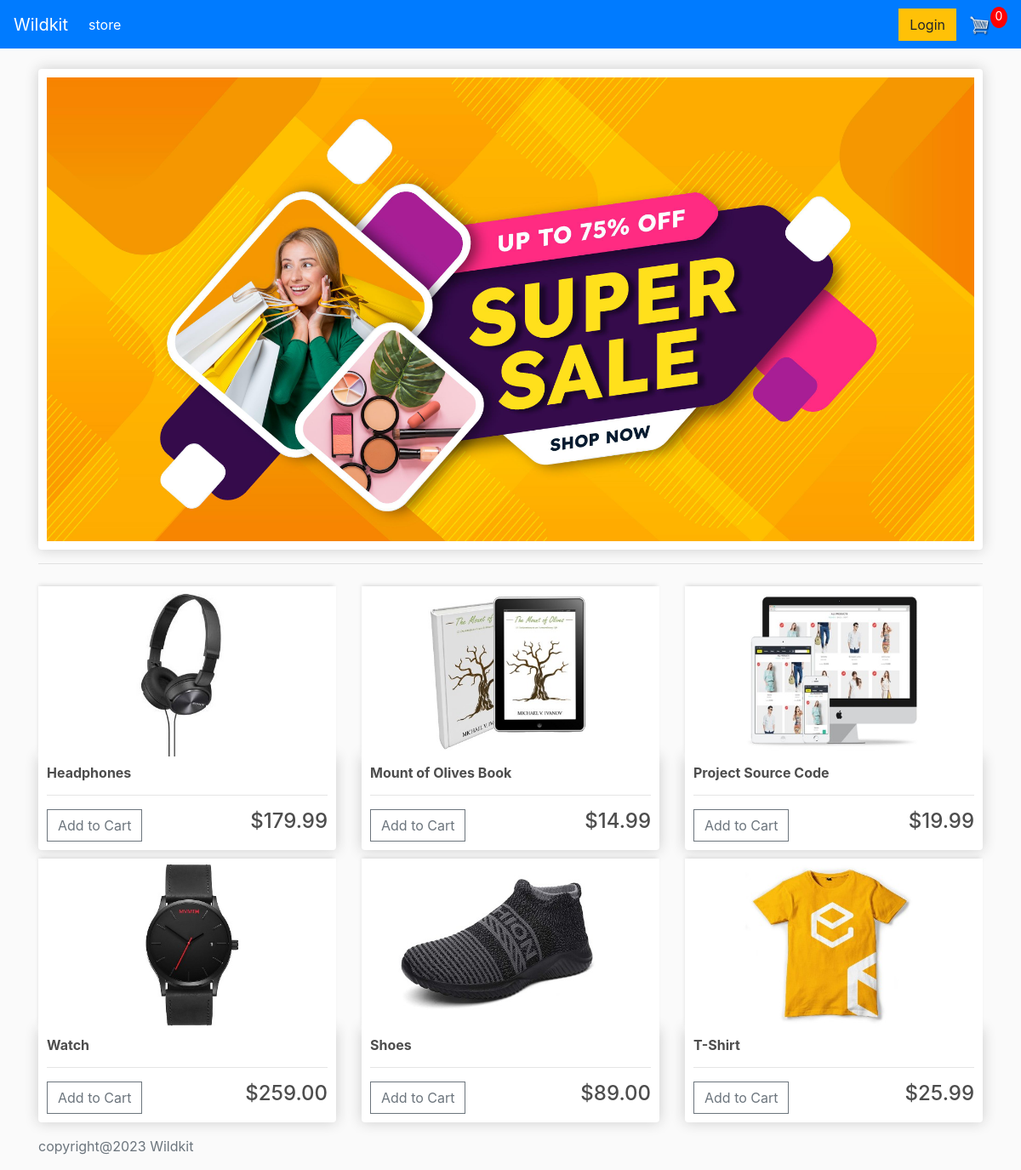
The page / on the database its author committed.
### store/models.py (models this page shows, shortened)
class Product(models.Model):
    name = models.CharField(max_length=200,null=True)
    price = models.DecimalField(max_digits=7,decimal_places=2)
    digital = models.BooleanField(default=False,null=True,blank=False)
    image=models.ImageField(null=True,blank=True)
    @property
    def imageURL(self):
        try:
            url = self.image.url
        except:
            url = ''
        return url

### store/views.py (the view)
# urls.py: path("",include('store.urls')),
def store(request):
    data = cartData(request)
    cartItems =data['cartItems']
    products = Product.objects.all()
    context =  {'products':products, 'cartItems':cartItems}
    return render(request,"store/store.html", context)

### store/utils.py (called while the page is built, shortened)
def cookieCart(request):
	try:
		cart = json.loads(request.COOKIES['cart'])
	except:
		cart = {}
		print('CART:', cart)
	items = []
	order = {'get_cart_total':0, 'get_cart_items':0, 'shipping':False}
	cartItems = order['get_cart_items']
	return {'cartItems':cartItems ,'order':order, 'items':items}

def cartData(request):
	if request.user.is_authenticated:
		customer = request.user.customer
		order, created = Order.objects.get_or_create(customer=customer, complete=False)
		items = order.orderitem_set.all()
		cartItems = order.get_cart_items
	else:
		cookieData = cookieCart(request)
		cartItems = cookieData['cartItems']
		order = cookieData['order']
		items = cookieData['items']
	return {'cartItems':cartItems ,'order':order, 'items':items}

### store/templates/store/store.html
{% extends 'store/main.html' %}
{% load static %}
{% block content %}
<div class="container box-element" >
    <img class="img-responsive"  src="{% static 'images/bannerofshop.jpg' %}" alt="" width="100%" height="100%">
</div>
<hr>
<div class="row">
    {% for product in products %}
    <div class="col-lg-4">
        <img class = "thumbnail" src="{{product.imageURL}}" alt="product-image">
        <div class="box-element product">
            <h6><strong>{{ product.name }}</strong></h6>
            <hr>
            <button data-product={{product.id}} data-action="add" class="btn btn-outline-secondary add-btn update-cart">Add to Cart</button>
            <h4 style="display: inline-block;float:right;">${{product.price|floatformat:2}}</h4>
        </div>
    </div>
   {% endfor %}
</div>
{% endblock content %}

### store/templates/store/main.html (shortened to what this page needs)
<!DOCTYPE html>
{% load static %}
<html>
<head>
	<link rel="stylesheet" href="https://stackpath.bootstrapcdn.com/bootstrap/4.4.1/css/bootstrap.min.css">
	<link rel="stylesheet" type="text/css" href="{% static 'css/main.css' %}">
</head>
<body>
	<nav class="navbar navbar-expand-lg navbar-dark bg-primary">
        <a class="navbar-brand" href="{% url 'store' %}">Wildkit</a>
	  <div class="collapse navbar-collapse" id="navbarSupportedContent">
	    <ul class="navbar-nav mr-auto">
	      <li class="nav-item active">
	        <a class="nav-link"  href="{% url 'store' %}">store <span class="sr-only">(current)</span></a>
	      </li>
	    </ul>
        <div class="form-inline my-2 my-lg-0">
            {% if request.user.is_authenticated %}
			<p style="margin-top: 1em; font-family: 'Segoe UI', Tahoma, Geneva, Verdana, sans-serif; font-weight: bolder;padding-right:1em;">Hello {{request.user}} , Welcome to Wildkit </p>
			<a href="{% url 'logout' %}" class="btn btn-warning">Logout</a>
			{% else %}
            <a href="{% url 'login' %}"class="btn btn-warning">Login</a>
            {% endif %}
            <a href="{% url 'cart' %}">
            <img id="cart-icon" src="{% static 'images/cart.png' %}"></a>
           <p id="cart-total">{{cartItems}}</p>
          </div>
	  </div>
	</nav>
    <div class="container">
            <br>
            {% block content %}
            {% endblock content %}
    </div>
    <footer class="footer mt-auto py-3">
		<div class="container">
			<span class="text-muted"> copyright@2023  Wildkit </span>
		</div>
	</footer>
</body>
</html>

### static/css/main.css (style rules this page uses)
body { background-color: hsl(0, 0%, 98%); }
h1,h2,h3,h4,h5,h6 { color:hsl(0, 0%, 30%); }
.box-element { box-shadow:hsl(0, 0%, 80%) 0 0 16px; background-color: #fff; border-radius: 4px; padding: 10px; }
.thumbnail { width: 100%; height: 200px; -webkit-box-shadow: -1px -3px 5px -2px rgba(214,214,214,1); -moz-box-shadow: -1px -3px 5px -2px rgba(214,214,214,1); box-shadow: -1px -3px 5px -2px rgba(214,214,214,1); }
.product { border-radius: 0 0 4px 4px; }
#cart-icon { width:25px; display: inline-block; margin-left: 15px; }
#cart-total { display: block; text-align: center; color:#fff; background-color: red; width: 20px; height: 25px; border-radius: 50%; font-size: 14px; }
.col-lg-4, .col-lg-6, .col-lg-8, .col-lg-12 { margin-top: 10px; }
.btn { border-radius: 0; }

### rows shown on the page
Product: imageURL (picture), name "Headphones", price "179.99"
Product: imageURL (picture), name "Mount of Olives Book", price "14.99"
Product: imageURL (picture), name "Project Source Code", price "19.99"
Product: imageURL (picture), name "Watch", price "259.00"
Product: imageURL (picture), name "Shoes", price "89.00"
Product: imageURL (picture), name "T-Shirt", price "25.99"

### other values the page prints
{{ cartItems }} "0"
